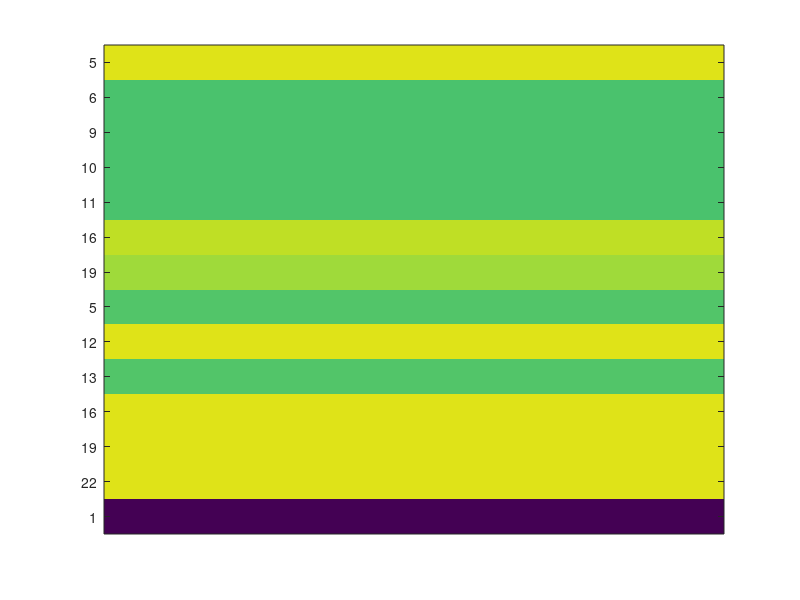

The MATLAB source for this figure: (Note: this script raises an error after producing the figure.)
%% Clear workspace
clear; close all;clc
printFigs = true;

%% HbO
hFig = figure;
set(hFig, 'color', 'w')
pHbOcondL = [   0.0470
                0.0358
                0.0358
                0.0358
                0.0358
                0.0452
                0.0429]; % PD
pHbOcondR = [   0.0367
                0.0473
                0.0367
                0.0473
                0.0473
                0.0473
                0.0002]; %PD

channHbOL = [   5
                6
                9
                10
                11
                16
                19]; % PD
channHbOR = [   5
                12
                13
                16
                19
                22
                1]; %PD

minVal = min([pHbOcondL; pHbOcondR]);
maxVal = 0.05;
imagesc([pHbOcondL; pHbOcondR], [minVal maxVal]);
set(gca, 'YTick', 1:numel([pHbOcondL; pHbOcondR]), 'XTick', [], 'YTickLabel', num2str([channHbOL; channHbOR]))
colormap(ioi_get_colormap('redmap'))
colorbar
set(gca, 'FontSize', 14)
% Specify window units
set(hFig, 'units', 'inches')
% Change figure and paper size
set(hFig, 'Position', [0.1 0.1 4 10])
set(hFig, 'PaperPosition', [0.1 0.1 4 10])
if printFigs
    print(hFig, '-dpng', '..\figures\colorbar_active_HbO.png', sprintf('-r%d',300));
    close(hFig)
end

%% HbR
hFig = figure;
set(hFig, 'color', 'w')
pHbRcondL = [  0.0395]; % PD
pHbRcondR = [   0.0117
                0.0130 %PD
                0.0130 %PD
                0.0235]; %PD

channHbRL = [   15]; % PD
channHbRR = [   8
                8
                18
                19]; %PD

minVal = min([pHbRcondL; pHbRcondR]);
maxVal = 0.05;
imagesc([pHbRcondL; pHbRcondR], [minVal maxVal]);
set(gca, 'YTick', 1:numel([pHbRcondL; pHbRcondR]), 'XTick', [], 'YTickLabel', num2str([channHbRL; channHbRR]))
colormap(ioi_get_colormap('bluemap'))
colorbar
set(gca, 'FontSize', 14)
% Specify window units
set(hFig, 'units', 'inches')
% Change figure and paper size
set(hFig, 'Position', [0.1 0.1 4 10])
set(hFig, 'PaperPosition', [0.1 0.1 4 10])
if printFigs
    print(hFig, '-dpng', '..\figures\colorbar_active_HbR.png', sprintf('-r%d',300));
    close(hFig)
end

%% HbT
hFig = figure;
set(hFig, 'color', 'w')
pHbTcondL = [   ]; % PD
pHbTcondR = [   0.0146
                0.0152
                0.0013]; %PD

channHbTL = [   ]; % PD
channHbTR = [   5
                13
                1 ]; %PD

minVal = min([pHbTcondL; pHbTcondR]);
maxVal = 0.05;
imagesc([pHbTcondL; pHbTcondR], [minVal maxVal]);
set(gca, 'YTick', 1:numel([pHbTcondL; pHbTcondR]), 'XTick', [], 'YTickLabel', num2str([channHbTL; channHbTR]))
colormap(ioi_get_colormap('greenmap'))
colorbar
set(gca, 'FontSize', 14)
% Specify window units
set(hFig, 'units', 'inches')
% Change figure and paper size
set(hFig, 'Position', [0.1 0.1 4 10])
set(hFig, 'PaperPosition', [0.1 0.1 4 10])
if printFigs
    print(hFig, '-dpng', '..\figures\colorbar_active_HbT.png', sprintf('-r%d',300));
    close(hFig)
end

%% HbO Group Differences
hFig = figure;
set(hFig, 'color', 'w')
pHbOgroupDiffL = [ 0.0450204104457744 ]; 
pHbOgroupDiffR = [ 0.00473115739819175  ];

channHbOL = [ 10  ]; 
channHbOR = [ 15  ];

minVal = min([pHbOgroupDiffL; pHbOgroupDiffR]);
maxVal = 0.05;
imagesc([pHbOgroupDiffL; pHbOgroupDiffR], [minVal maxVal]);
set(gca, 'YTick', 1:numel([pHbOgroupDiffL; pHbOgroupDiffR]), 'XTick', [], 'YTickLabel', num2str([channHbOL; channHbOR]))
colormap(ioi_get_colormap('redmap'))
colorbar
set(gca, 'FontSize', 14)
% Specify window units
set(hFig, 'units', 'inches')
% Change figure and paper size
set(hFig, 'Position', [0.1 0.1 4 10])
set(hFig, 'PaperPosition', [0.1 0.1 4 10])
if printFigs
    print(hFig, '-dpng', '..\figures\colorbar_active_HbO_group_diff.png', sprintf('-r%d',300));
    close(hFig)
end

% EOF